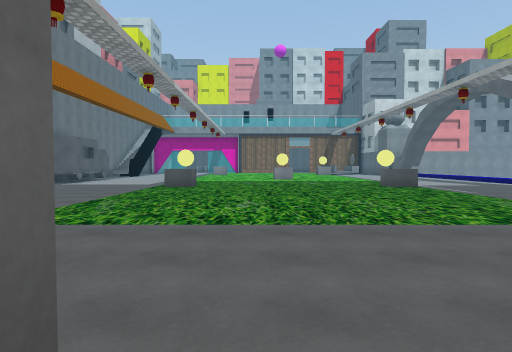
View 1 (above)

23 first-person views from a walk through a Unity game level. The camera is 1.5 m above the floor, tilts 2° down and sees 75° across. The floor is counted in squares, 2 m on a side. Each view is taken from the middle of a square. On the plan, view 1 faces up. The plan holds only what a view shows up to about 11 squares ahead; the rest is blank. The place goes on beyond the plan. Some surface patterns are stand-ins.

View 2
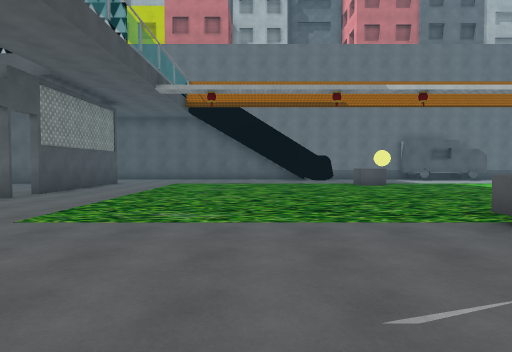

View 3
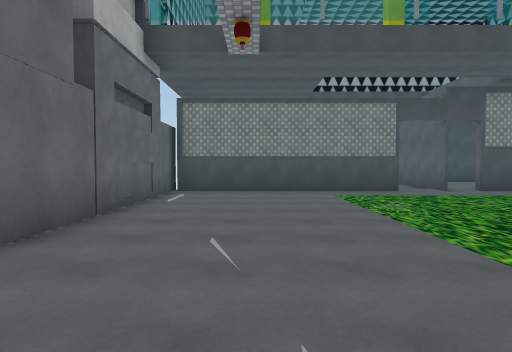

View 4
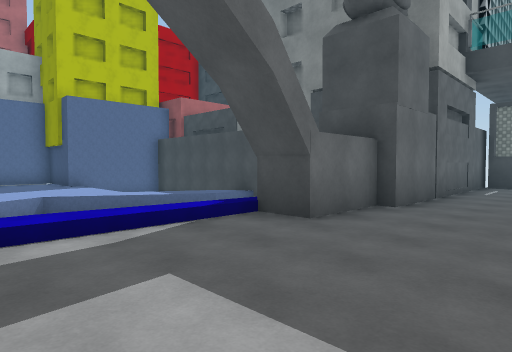

View 5
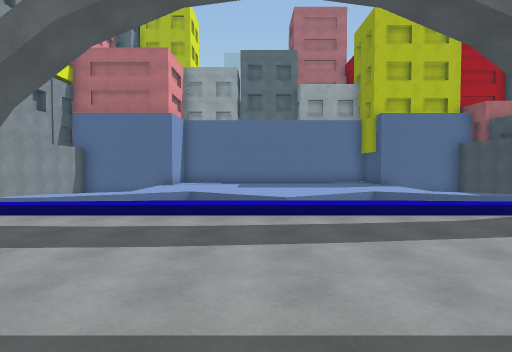

View 6
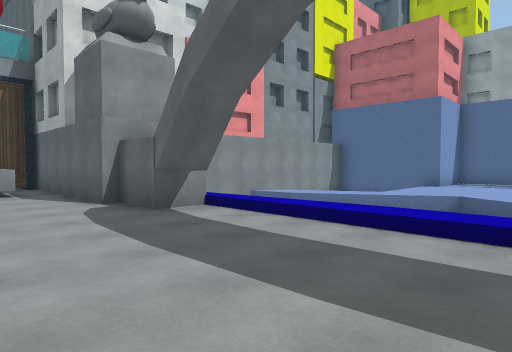

View 7
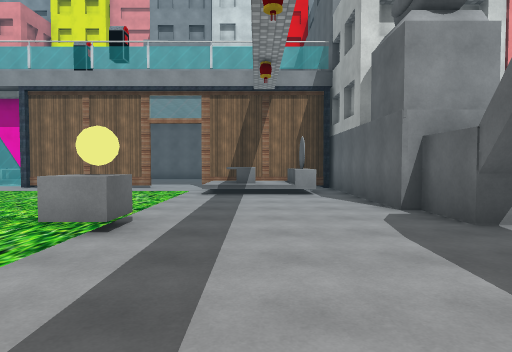

View 8
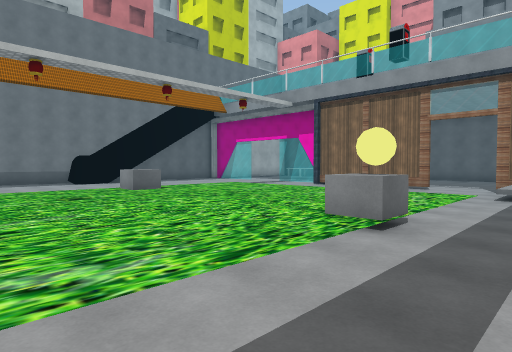

View 9
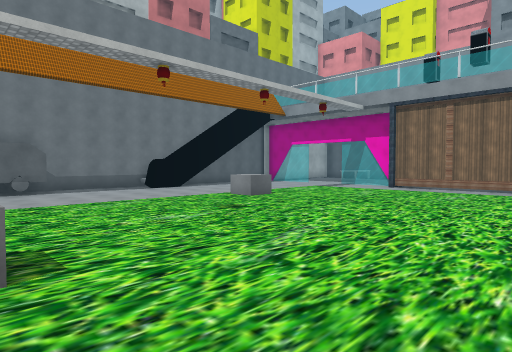

View 10
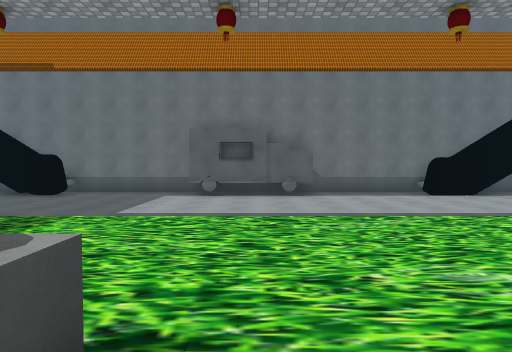

View 11
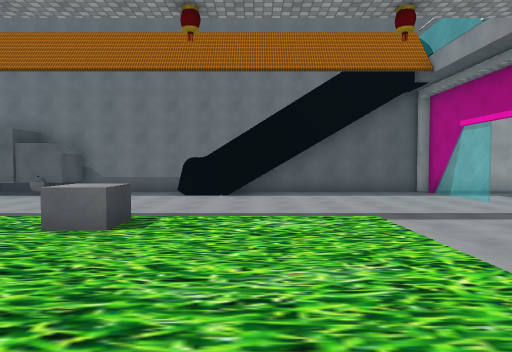

View 12
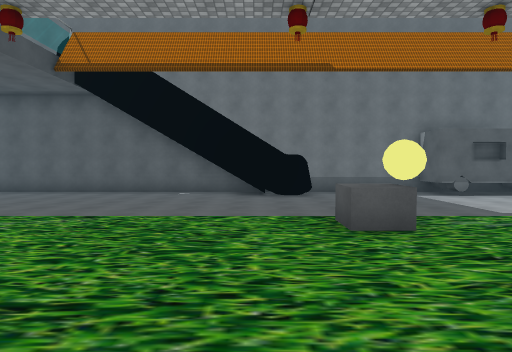

View 13
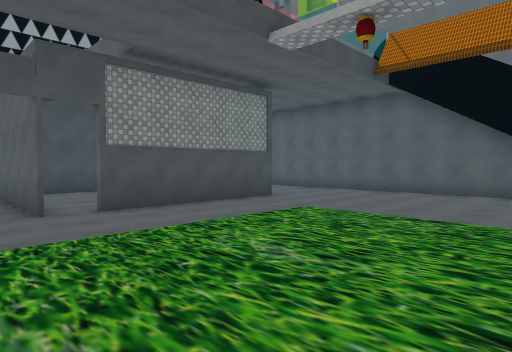

View 14
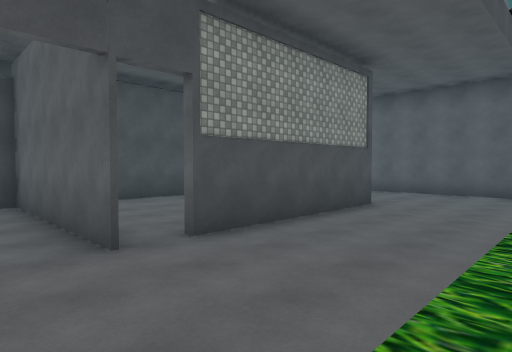

View 15
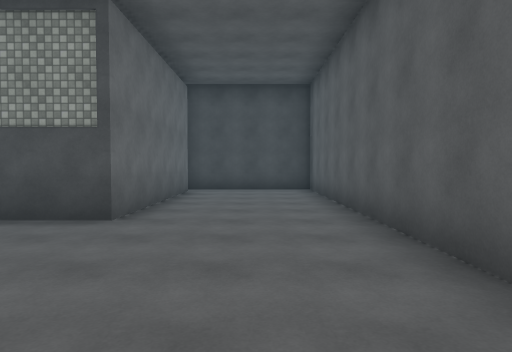

View 16
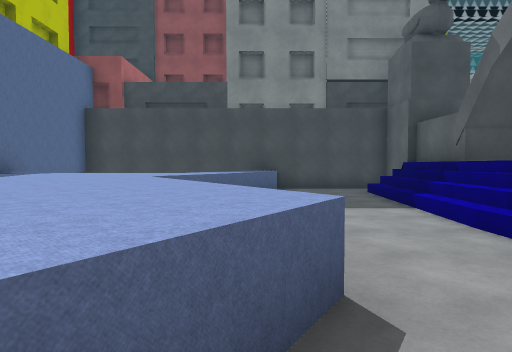

View 17
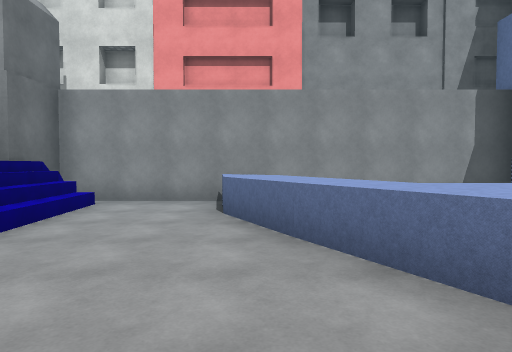

View 18
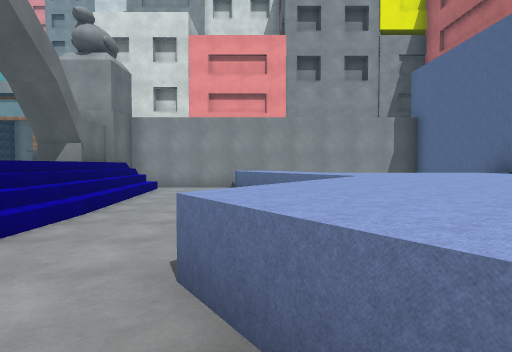

View 19
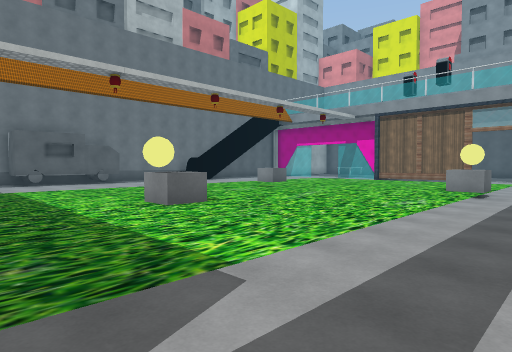

View 20
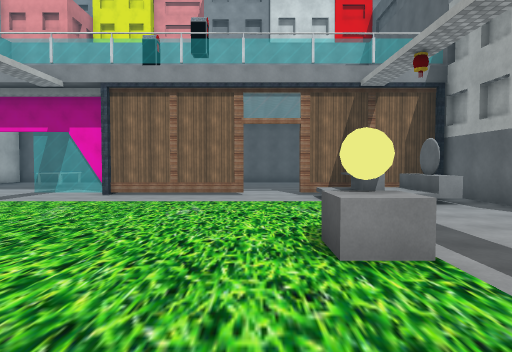

View 21
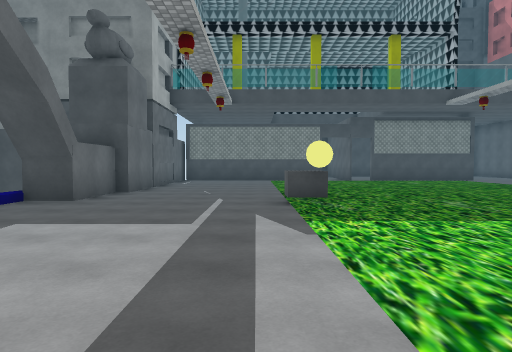

View 22
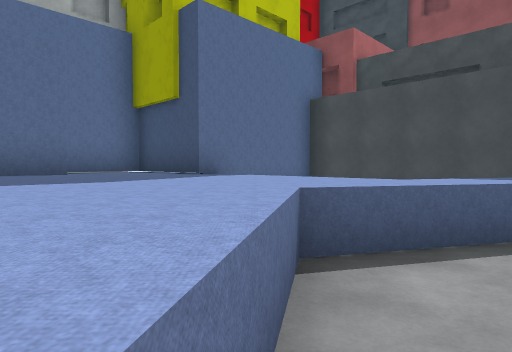

View 23
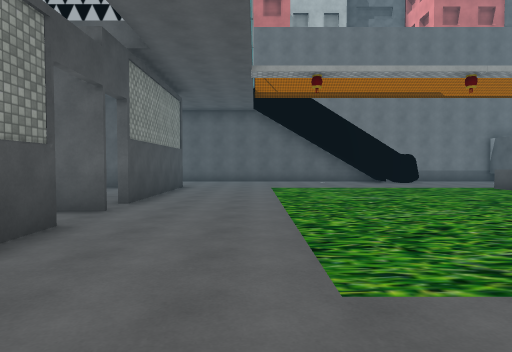

### Floor plan
Key: @ floor where view 1 was taken; # wall or solid block; . main floor; : floor 0.25 m higher than the main floor; + floor 0.5 m higher than the main floor; - floor 1.25 m lower than the main floor; / step, stairs or slope; = window, fence, low wall or low ledge; ^ raised ledge; B building; T truck; O other object.
Columns run from 9 left of view 1 to 18 right of it. Each row starts with its distance up from view 1.
 30 #.
 29 #..         ..
 28 #.......   ...
 27 ##==.===####..#####
 26 #.............//^.#
 25 #.............+^^.#
 24 #.............///.#
 23 #...../:::::::....##########
 22 ##..../:::::::....##/--^
 21 ###.../:::::::....#//--^^
 20 #.#.../O:::::O....#//--^^
 19 #...../:::::::.....:/---^^^^
 18 #...../:::::::.....:/----^^^
 17 #...../:::::::.....:/----^^^
 16 #T..../:::::::.....:/---^^^
 15 #T..../:::::::.....:/--^^^
 14 #T..../:::O:::.....: --^^^
 13 #...../:::::::.....:/---^^^
 12 #...../:::::::.....:/---^^^^
 11 #...../:::::::.....:/----^^^
 10 #...../#:::::#.....:/- -^^^^
  9 #^..../O:::::O....#//- -^^^^
  8 ##..../:::::::....#//- ^^
  7 ##..../:::::::....##/--^^
  6 #...../:::::::....##---^####
  5 #...../:::::::....BBB##
  4 #...../:::::::....B
  3 #.................B
  2 #.................B
  1 #....####..#######
  0 #...##...@###
 -1 #...#.....#
 -2 #...# ....#
 -3 #...# ....#
 -4 #...# ... #
 -5 #########

Where each view was taken, in squares from view 1:
view 1: 0 up, 0 right, facing up
view 2: 6 up, 8 right, facing left
view 3: 10 up, 6 right, facing down
view 4: 13 up, 6 right, facing down-right
view 5: 15 up, 4 right, facing right
view 6: 15 up, 6 right, facing up-right
view 7: 16 up, 6 right, facing up
view 8: 16 up, 6 right, facing up-left
view 9: 14 up, 4 right, facing up-left
view 10: 15 up, 2 right, facing left
view 11: 22 up, 2 right, facing left
view 12: 8 up, 2 right, facing left
view 13: 7 up, 2 right, facing down-left
view 14: 4 up, 2 right, facing down-left
view 15: 5 up, 7 left, facing down
view 16: 16 up, 14 right, facing down
view 17: 16 up, 14 right, facing up
view 18: 12 up, 14 right, facing up
view 19: 11 up, 6 right, facing up-left
view 20: 17 up, 3 right, facing up
view 21: 16 up, 5 right, facing down
view 22: 13 up, 14 right, facing down-right
view 23: 3 up, 6 right, facing left
